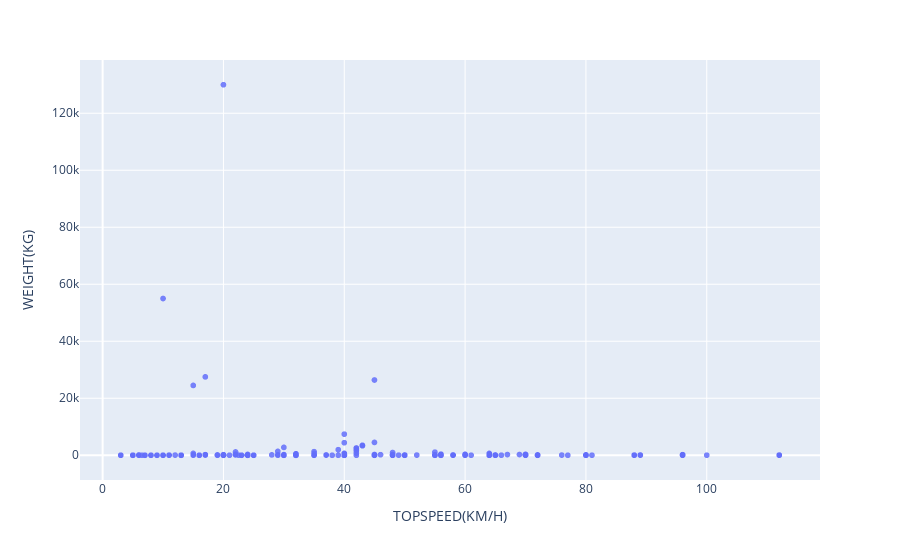

Notebook code for this chart:
### Code cell
px.scatter(data_frame  = pd.read_csv("df_Proyecto1_Animalia.csv"),
           x           = "TOPSPEED(KM/H)",
           y           = "WEIGHT(KG)",
           hover_name  = "NAME",
           opacity     = 0.85) 
           #size        = "NAME")

### Figure 1 — Plotly figure (JSON) as saved in the notebook; plotly's stock layout.template omitted (floating-point values rounded to 4 significant figures; data arrays with more than 128 entries replaced by an {"elided": "..."} marker saying what was removed)
{"data": [{"hovertemplate": "<b>%{hovertext}</b><br><br>TOPSPEED(KM/H)=%{x}<br>WEIGHT(KG)=%{y}<extra></extra>", "hovertext": {"elided": "1430 str values"}, "legendgroup": "", "marker": {"color": "#636efa", "opacity": 0.85, "symbol": "circle"}, "mode": "markers", "name": "", "showlegend": false, "type": "scattergl", "x": {"elided": "1430 float values"}, "xaxis": "x", "y": {"elided": "1430 float values"}, "yaxis": "y"}], "layout": {"autosize": true, "legend": {"tracegroupgap": 0}, "margin": {"t": 60}, "xaxis": {"anchor": "y", "autorange": true, "domain": [0, 1], "range": [-3.487, 118.5], "title": {"text": "TOPSPEED(KM/H)"}, "type": "linear"}, "yaxis": {"anchor": "x", "autorange": true, "domain": [0, 1], "range": [-10070.0, 140100.0], "title": {"text": "WEIGHT(KG)"}, "type": "linear"}}}
